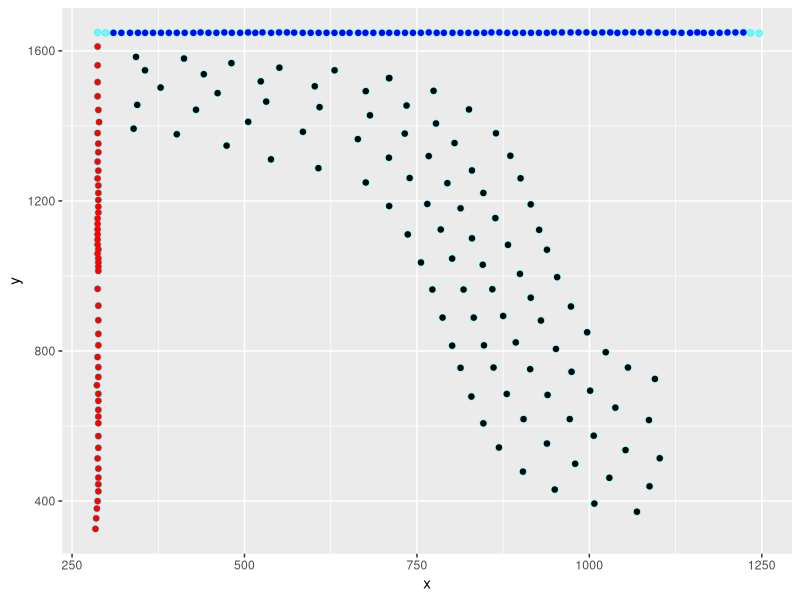
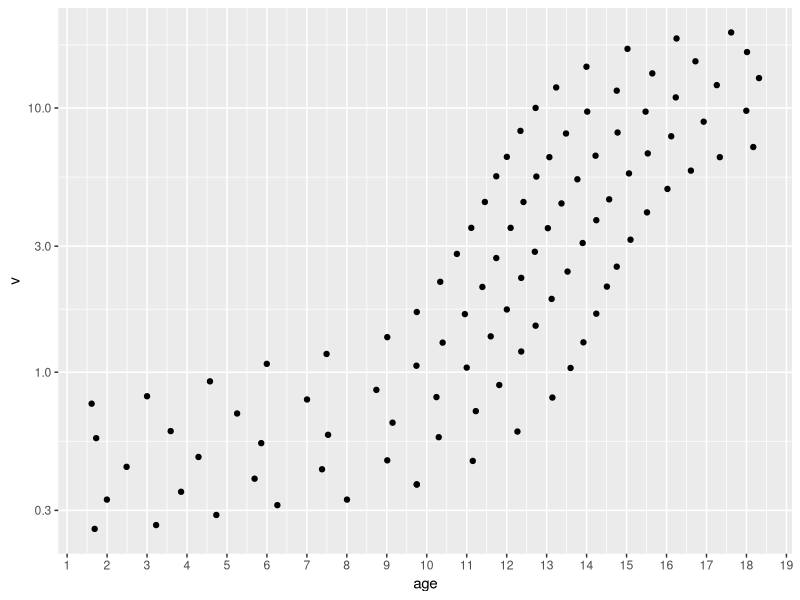
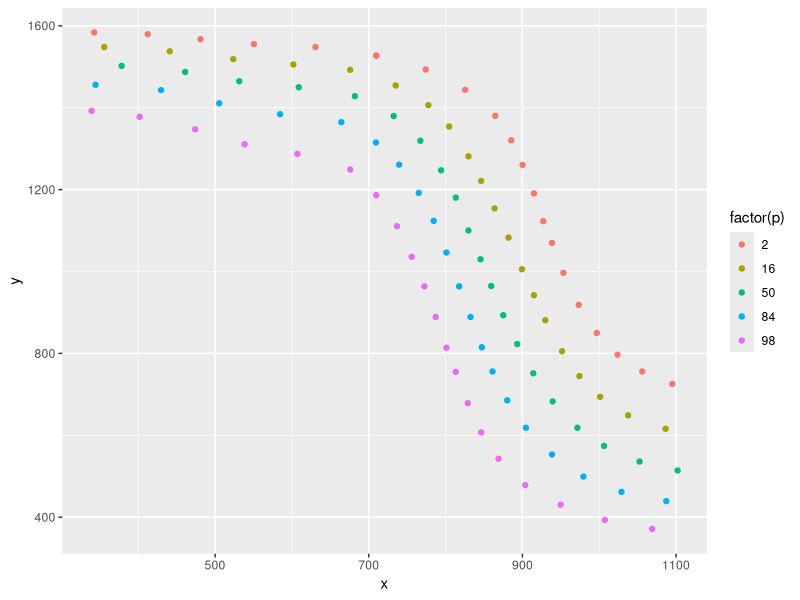
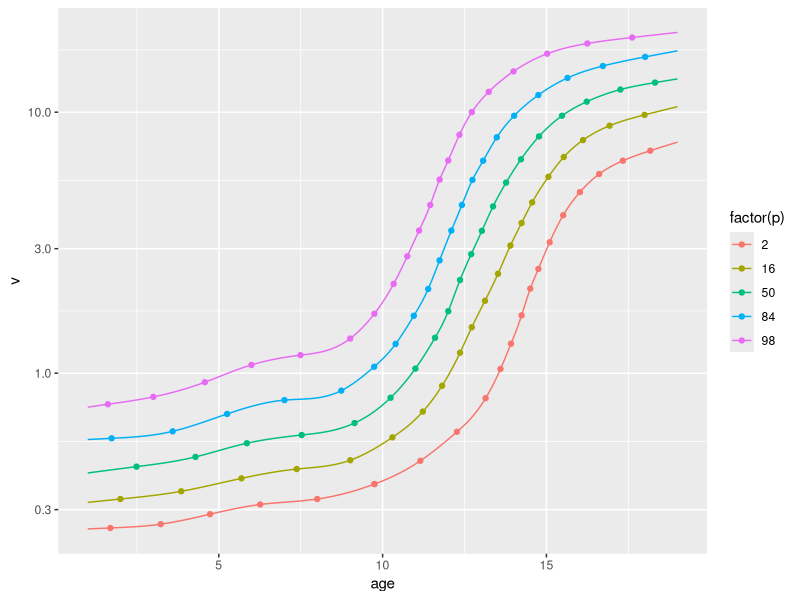
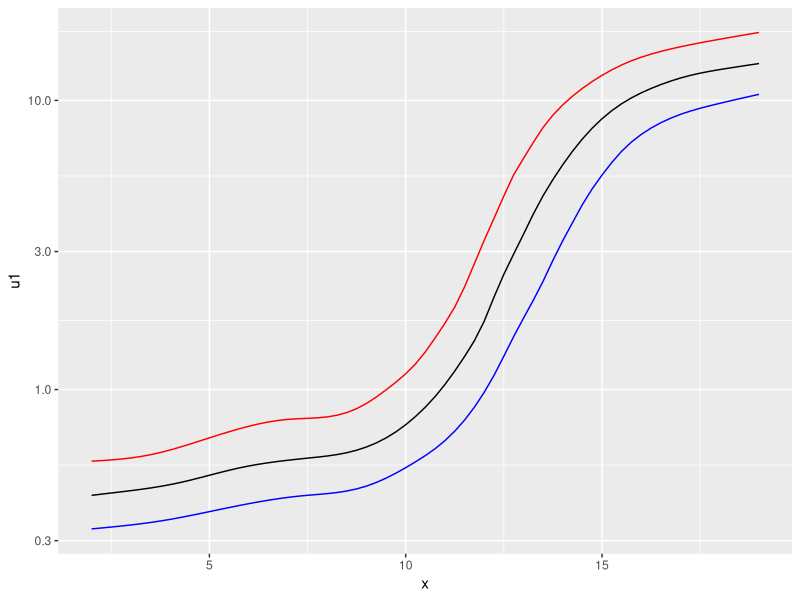
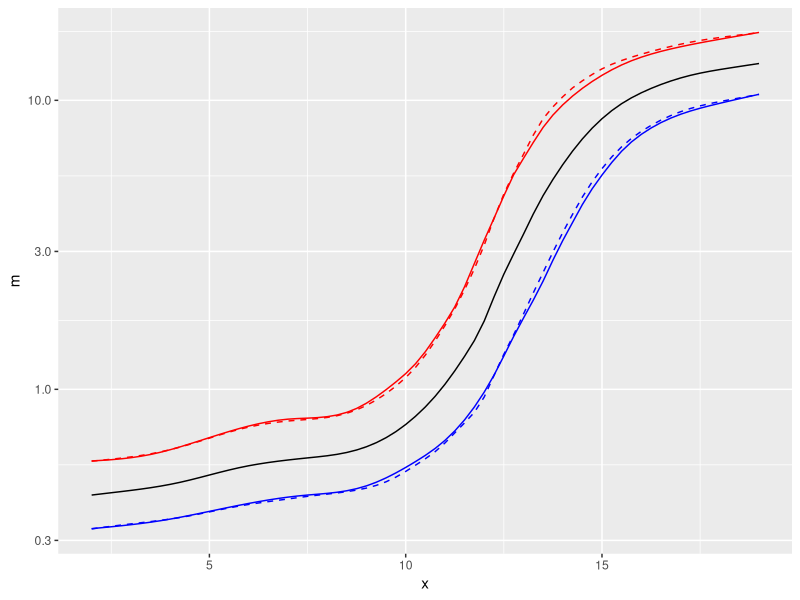
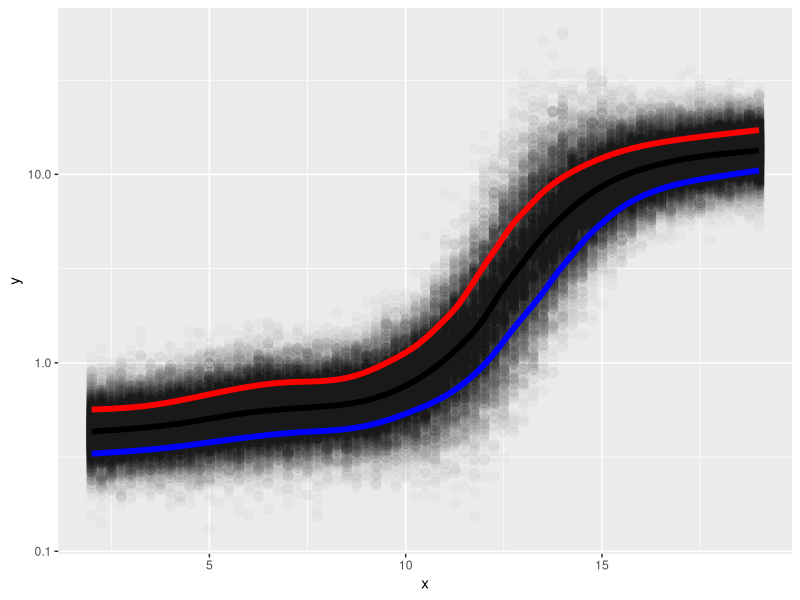

Generate these figures, in order, with R:
## ---- chunk 1
library(tidyverse)
library(broom)
## ---- chunk 2
dots <- read_csv("dots.csv", col_names = c("x", "y"))
data <- dots |>
  filter(x > 300, y < 1620)
axis_y <- dots |>
  filter(x < 300, y < 1620)
axis_x <- dots |>
  filter(x > 300, x < 1230, y > 1600)

ggplot(dots, aes(x, y)) +
  geom_point(size = 2, color = "cyan", alpha = .5) +
  geom_point(data = data) +
  geom_point(data = axis_x, color = "blue") +
  geom_point(data = axis_y, color = "red")
## ---- chunk 3
axis_y <- axis_y |>
  arrange(desc(y)) |>
  transmute(
    y,
    v = unique(c(
      seq(0.2, 1, 0.1),
      seq(1, 3, 0.1),
      seq(3, 10, 0.5),
      seq(10, 21, 1)
    ))
  )

axis_x <- axis_x |>
  arrange(x) |>
  transmute(x, age = seq(1, 21, 0.25))
## ---- chunk 4
inv_x <- approxfun(axis_x$x, axis_x$age)
inv_y <- approxfun(axis_y$y, axis_y$v)

data |>
  mutate(age = inv_x(x), v = inv_y(y)) |>
  ggplot(aes(age, v)) +
  geom_point() +
  scale_x_continuous(breaks = seq(0, 21, 1)) +
  scale_y_log10()
## ---- chunk 5
distance <- function(data, x0, y0, xW = 1, yW = 1) {
  sqrt(xW * (data$x - x0)^2 + yW * (data$y - y0)^2)
}

closest_right <- function(data, x0 = NULL, y0 = NULL, xW = 1, yW = 1) {
  d <- distance(data, x0, y0, xW, yW)
  r <- data$x - x0 > 0
  data[d == min(d[r]) & r, ]
}


find_shape <- function(data, x0, y0, n) {
  found <- res <- closest_right(data, x0, y0)

  for (i in seq(n - 1)) {
    data <- anti_join(data, found, join_by(x, y))
    found <- closest_right(data, found$x, found$y, 0.1, 1)
    res <- bind_rows(res, found)
  }

  res
}

find_shapes <- function(data, x0, y0, m, n) {
  found <- res <- find_shape(data, x0, y0, n) |>
    mutate(i = 1)

  for (i in seq(m - 1)) {
    data <- anti_join(data, found, join_by(x, y))
    found <- find_shape(data, x0, y0, n) |>
      mutate(i = i + 1)
    res <- bind_rows(res, found)
  }

  res
}

shapes <- find_shapes(data, 300, 1600, m = 5, n = 20) |>
  transmute(
    p = recode(i, `1` = 2, `2` = 16, `3` = 50, `4` = 84, `5` = 98),
    x,
    y
  )

ggplot(shapes, aes(x, y)) +
  geom_point(aes(color = factor(p)))
## ---- chunk 6
ps <- shapes |>
  mutate(age = inv_x(x), v = inv_y(y)) |>
  nest(data = -p) |>
  mutate(
    f = map(data, ~ splinefun(.x$age, .x$v, method = "natural", ties = mean))
  )

ps |>
  mutate(tidy = map(f, ~ tibble(age = seq(1, 19, .1), v = .x(age)))) |>
  unnest(tidy) |>
  ggplot(aes(age, v, color = factor(p))) +
  geom_point(data = mutate(shapes, age = inv_x(x), v = inv_y(y))) +
  geom_line() +
  scale_y_log10()

ps <- ps |>
  select(p, f) |>
  deframe()

write_rds(ps, "ps.rds")
## ---- chunk 7
data <- tibble(x = seq(2, 19, .25))

data |>
  mutate(m = ps$`50`(x), u1 = ps$`84`(x), l1 = ps$`16`(x)) |>
  ggplot(aes(x)) +
  geom_line(aes(y = u1), color = "red") +
  geom_line(aes(y = m)) +
  geom_line(aes(y = l1), color = "blue") +
  scale_y_log10()

fit <- data |>
  mutate(m = ps$`50`(x), u1 = ps$`84`(x), l1 = ps$`16`(x)) |>
  mutate(across(c(m, u1, l1), log)) |>
  mutate(u1est = u1 - m, l1est = m - l1, est = (u1est + l1est) / 2) |>
  transmute(x, m, u1, l1, s = est)

fit |>
  mutate(u1_fit = qnorm(pnorm(1), m, s), l1_fit = qnorm(pnorm(-1), m, s)) |>
  mutate(across(-x, exp)) |>
  ggplot(aes(x)) +
  geom_line(aes(y = m)) +
  geom_line(aes(y = u1), color = "red") +
  geom_line(aes(y = u1_fit), color = "red", lty = 2) +
  geom_line(aes(y = l1), color = "blue") +
  geom_line(aes(y = l1_fit), color = "blue", lty = 2) +
  scale_y_log10()
## ---- chunk 8
data <- tibble(x = rep_len(fit$x, 1e5), y = exp(rnorm(1e5, fit$m, fit$s)))

ggplot(data, aes(x, y)) +
  geom_point(size = 3, alpha = .02) +
  # geom_density2d_filled() +
  # geom_bin_2d() +
  stat_function(fun = ps$`50`, lwd = 2) +
  stat_function(fun = ps$`84`, lwd = 2, color = "red") +
  stat_function(fun = ps$`16`, lwd = 2, color = "blue") +
  scale_y_log10()
## ---- chunk 9
data <- data |>
  rename(age = x, v = y)

write_csv(data, "100k.csv")

data <- data |>
  sample_n(1e4)

write_csv(data, "10k.csv")

data <- data |>
  sample_n(1e3)

write_csv(data, "1k.csv")

data <- data |>
  sample_n(5e2)

write_csv(data, "500.csv")

data <- data |>
  sample_n(2.5e2)

write_csv(data, "250.csv")
